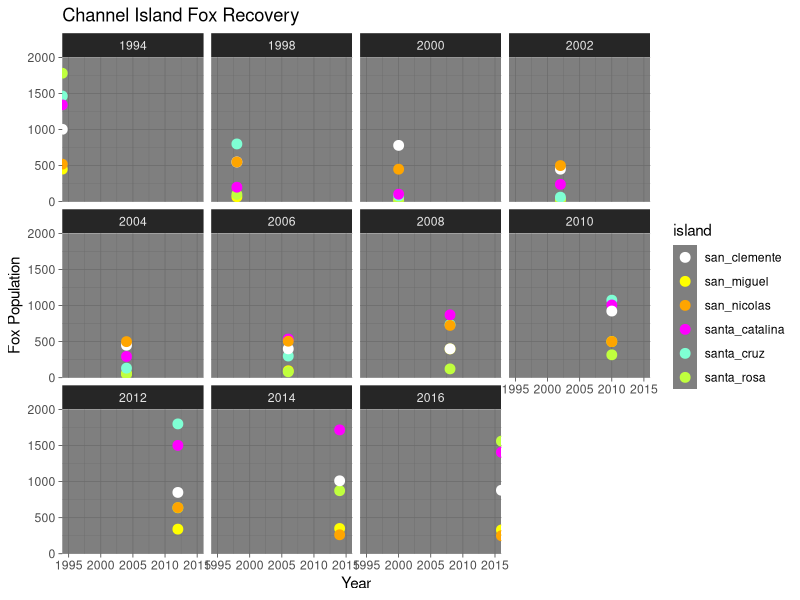

Write the R code that produced this figure. (Note: this script raises an error after producing the figure.)
## ---- chunk 1
knitr::opts_chunk$set(echo = TRUE)
## ---- chunk 2
library(tidyverse)
library(gganimate)
library(ggrepel)
library(ggridges)
## ---- chunk 3

# Get data:
ci_fox_pop <- read_csv("ci_fox_pop.csv")

# Gather it:
fox <- ci_fox_pop %>% 
  gather(island, pop, san_miguel:san_nicolas)

# Make a static plot frst! 
ggplot(fox, aes(x = year, y = pop)) +
  geom_point(size = 3, aes(color = island)) +
  theme_dark() +
  scale_colour_manual(values = c("white", "yellow","orange","magenta", "aquamarine","olivedrab1")) +
  labs(x = "Year", y = "Fox Population", title = "Channel Island Fox Recovery") +
  scale_y_continuous(expand = c(0,0), limits = c(0,2000)) +
  scale_x_continuous(expand = c(0,0), limits = c(1994, 2016)) +
  facet_wrap(~year)# yes, this makes no sense - but this is what we want. All of the different states are plotting separately. That's good! We're going to combine them using gganimate transitions. 
## ---- chunk 4

# Make an animated version (remove facet_wrap, instead add animation) - 30 seconds

ggplot(fox, aes(x = year, y = pop)) +
  geom_point(size = 3, aes(color = island)) +
  theme_dark() +
  scale_colour_manual(values = c("white", "yellow","orange","magenta", "aquamarine","olivedrab1")) +
  labs(x = "Year", y = "Fox Population", title = "Channel Island Fox Recovery") +
  scale_y_continuous(expand = c(0,0), limits = c(0,2000)) +
  scale_x_continuous(expand = c(0,0), limits = c(1994, 2016)) +
  transition_states(states = year, transition_length = 1, state_length = 1, wrap = FALSE)

## ---- chunk 5

ggplot(fox, aes(x = year, y = pop)) +
  geom_point(size = 3, aes(color = island)) +
  theme_dark() +
  scale_colour_manual(values = c("white", "yellow","orange","magenta", "aquamarine","olivedrab1")) +
  labs(x = "Year", y = "Fox Population", title = "Channel Island Fox Recovery") +
  scale_y_continuous(expand = c(0,0), limits = c(0,2000)) +
  scale_x_continuous(expand = c(0,0), limits = c(1994, 2016)) +
  transition_states(states = year, transition_length = 1, state_length = 1, wrap = FALSE) +
  ease_aes('cubic-in-out') +
  shadow_wake(wake_length = 0.2) 

## ---- chunk 6
# Also try shadow_mark to leave a point:

ggplot(fox, aes(x = year, y = pop)) +
  geom_point(size = 3, aes(color = island)) +
  theme_dark() +
  scale_colour_manual(values = c("white", "yellow","orange","magenta", "aquamarine","olivedrab1")) +
  labs(x = "Year", y = "Fox Population", title = "Channel Island Fox Recovery") +
  scale_y_continuous(expand = c(0,0), limits = c(0,2000)) +
  scale_x_continuous(expand = c(0,0), limits = c(1994, 2016)) +
  transition_states(states = year, transition_length = 1, state_length = 1, wrap = FALSE) +
  ease_aes('cubic-in-out') +
  shadow_mark()
## ---- chunk 7
# And now with a line graph (transition_reveal):

ggplot(fox, aes(x = year, y = pop)) +
  geom_line(size = 1, aes(color = island)) +
  theme_dark() +
  scale_colour_manual(values = c("white", "yellow","orange","magenta", "aquamarine","olivedrab1")) +
  labs(x = "Year", y = "Fox Population", title = "Channel Island Fox Recovery") +
  scale_y_continuous(expand = c(0,0), limits = c(0,2000)) +
  scale_x_continuous(expand = c(0,0), limits = c(1994, 2016)) +
  transition_reveal(id = island, along = year) + # really wants two things...
  ease_aes('quadratic-in-out')

## ---- chunk 8

ggplot(fox, aes(x = year, y = pop, group = island)) +
  geom_line(size = 1, aes(color = island)) +
  geom_segment(aes(xend = 2016, yend = pop), linetype = 2, colour = 'grey') + 
  geom_label(aes(x = 2016.5, label = island, fill = island), hjust = 0, color = "black") + 
  theme_dark() +
  theme(legend.position = "none") +
  scale_color_manual(values = c("white", "yellow","orange","magenta", "aquamarine","olivedrab1")) +
  scale_fill_manual(values = c("white", "yellow","orange","magenta", "aquamarine","olivedrab1")) +
  labs(x = "Year", y = "Fox Population", title = "Channel Island Fox Recovery\nYear: {frame_along}") +
  scale_y_continuous(expand = c(0,0), limits = c(0,2000)) +
  scale_x_continuous(expand = c(0,0), limits = c(1994, 2022)) +
  transition_reveal(id = island, along = year) + # really wants two things...
  ease_aes('quadratic-in-out')

## ---- chunk 9
View(starwars)
## ---- chunk 10
sw <- starwars %>% 
  filter(species == "Human" | species == "Droid" | species == "Wookiee" | species == "Ewok") %>% 
  mutate(species = factor(species))

sw$species <- fct_relevel(sw$species, "Ewok","Droid","Human","Wookiee")
## ---- chunk 11

# Static version: 

ggplot(sw, aes(x = height, y = mass, label = name)) +
  geom_point(aes(color = species)) + 
  geom_text_repel(size = 2, segment.color = "gray60", segment.size = 0.2) +
  scale_color_manual(values = c("orange","navyblue","magenta","forestgreen")) +
  theme_bw()# Yeah, looks bad but this is what we want! 

## ---- chunk 12
# Animated version (copied from above, minus facet_wrap): 

sw_graph <- ggplot(sw, aes(x = height, y = mass, label = name)) +
  geom_point(aes(color = species), size = 3) + 
  labs(title = "Species: {current_frame}") +
  geom_text_repel(size = 3, segment.color = "gray60", segment.size = 0.2) + 
  scale_color_manual(values = c("orange","navyblue","magenta","forestgreen")) +
  theme_bw() +
  transition_manual(frames = species) # No tweening! That makes sense if you don't have a logical path between states. Just want discrete frames that follow each other. Note: There is an argument 'cumulative = TRUE' that seems to be under development with some issues in newer versions...check back later to see if working. 

sw_graph

# Rendering so you can send this to all your friends:
# animate(sw_graph, nframes = 4, renderer = gifski_renderer("sw_graph.gif"))

## ---- chunk 13

ggplot(sw, aes(x = height, y = mass, label = name)) +
  geom_point(color = "gray50", size = 4) +
  geom_smooth(method = "lm", se = FALSE, color = "black", lty = 5, size = 0.5) +
  geom_smooth(method = "lm", se = TRUE, color = "NA") +
  scale_color_manual(values = c("orange","navyblue","magenta","forestgreen")) +
  theme_bw() +
  transition_layers(layer_length = 1, transition_length = 2) +
  enter_fade()

## ---- chunk 14

sw_planets <- starwars %>% 
  filter(homeworld == "Tatooine" | homeworld == "Naboo")

ggplot(sw_planets, aes(x = homeworld, y = height)) +
  geom_boxplot(aes(fill = homeworld)) +
  geom_jitter(aes(color = homeworld), width = 0.1) +
  geom_violin(aes(color = homeworld, fill = homeworld)) +
  theme_bw() +
  transition_layers(layer_length = 1, transition_length = 2, keep_layers = FALSE) +
  enter_fade() +
  exit_fade()

## ---- chunk 15

abalone <- read_csv("abalone.csv") %>% 
  filter(sex == "M" | sex == "F" | sex == "I") %>% 
  filter(age_years > 4 & age_years < 25) %>% 
  mutate(sex = fct_relevel(as.factor(sex), "I","F","M"))

ab_graph <- ggplot(abalone, aes(x = length_mm, y = age_years, fill = sex)) +
  geom_density_ridges(alpha = 0.5, color = "white") +
  scale_fill_manual(values = c("purple","blue","cyan")) +
  theme_minimal() +
  labs(x = "Shell Length (mm)", y = "Abalone Age (years)") +
  transition_states(age_years, transition_length = 1, state_length = 1) +
  shadow_mark()

ab_graph

# animate(ab_graph, nframes = 100, renderer = gifski_renderer("ab_graph.gif"))

## ---- chunk 16

ggplot(abalone, aes(x = length_mm, y = diameter_mm)) +
  geom_point(aes(color = age_years, size = height_mm)) +
  labs(title = "Abalone age: {closest_state} years", x = "Length (") +
  theme_dark()+
  scale_color_gradientn(colors = c("magenta","orange","yellow","white")) +
  transition_states(age_years, transition_length = 1, state_length = 2) +
  enter_fade()+
  exit_fade() +
  shadow_mark()
## ---- chunk 17
# Another one: 

ggplot(abalone, aes(x = age_years, y = diameter_mm)) +
  geom_point(aes(size = length_mm, color = diameter_mm)) +
  scale_color_gradient(low = "magenta", high = "yellow") +
  theme_dark()+
  transition_states(age_years, transition_length = 2, state_length = 3) +
  shadow_mark() +
  enter_fade() +
  ease_aes('back-in')
## ---- chunk 18

# Animated column plot:

ggplot(ChickWeight, aes(x = Chick, y = weight)) +
  geom_col(aes(fill = Diet)) +
  labs(title = "Age (days): {closest_state}") +
  scale_fill_manual(values = c("yellow","orange","coral","magenta")) +
  scale_y_continuous(expand = c(0,0)) +
  theme_dark() +
  transition_states(Time, transition_length = 3, state_length = 1)

## ---- chunk 19

# Find mean weight by time for each feed type
mean_wt <- ChickWeight %>% 
  group_by(Diet, Time) %>% 
  summarize(
    mean_wt = mean(weight)
  )

# Animated line plot

ggplot(mean_wt, aes(x = Time, y = mean_wt, label = Diet)) +
  geom_line(aes(color = Diet)) +
  geom_text(nudge_x = 0.2, nudge_y = 5) +
  theme_light() +
  scale_color_manual(values = c("dodgerblue","green3","purple","orange")) +
  transition_reveal(Diet, Time)
